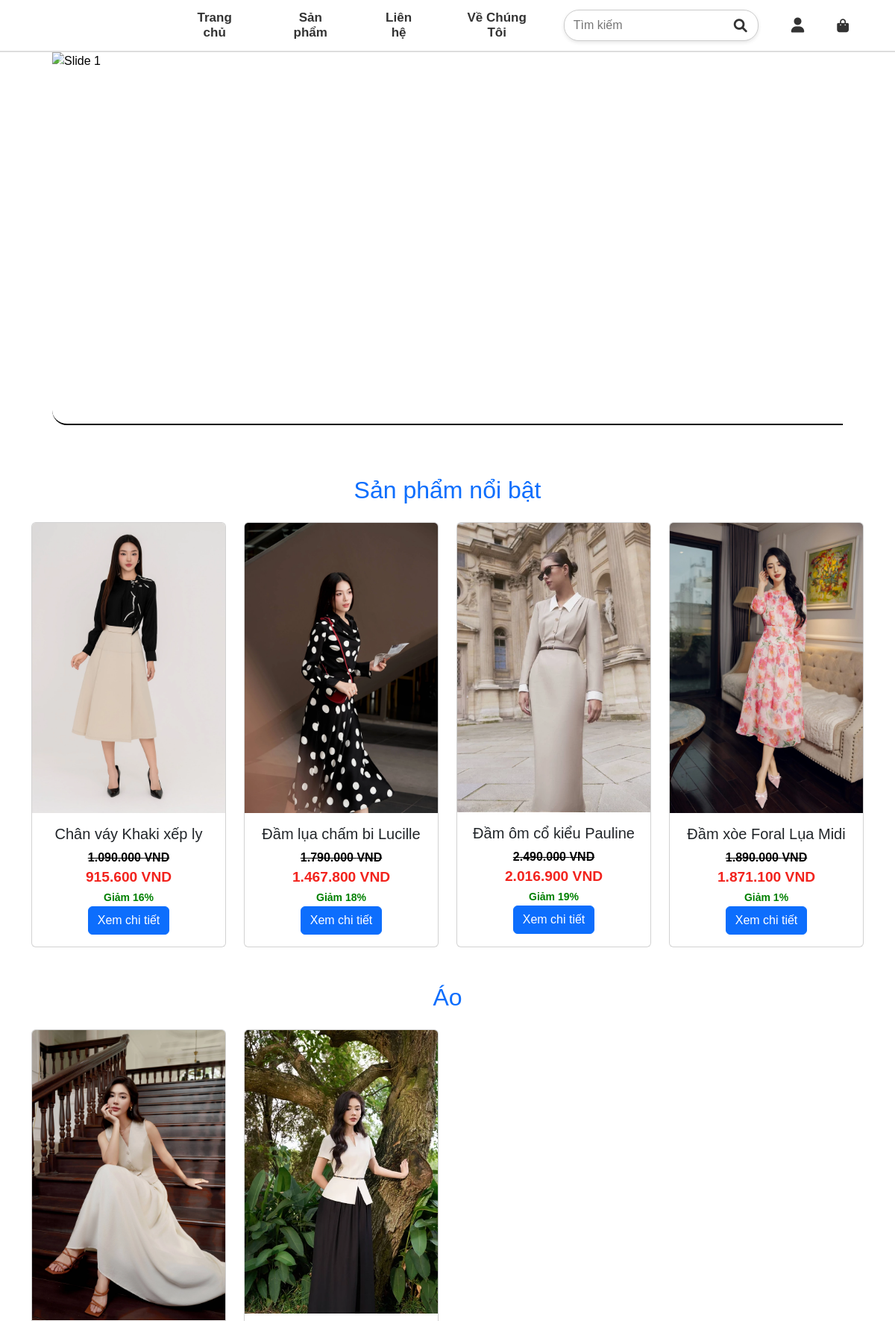
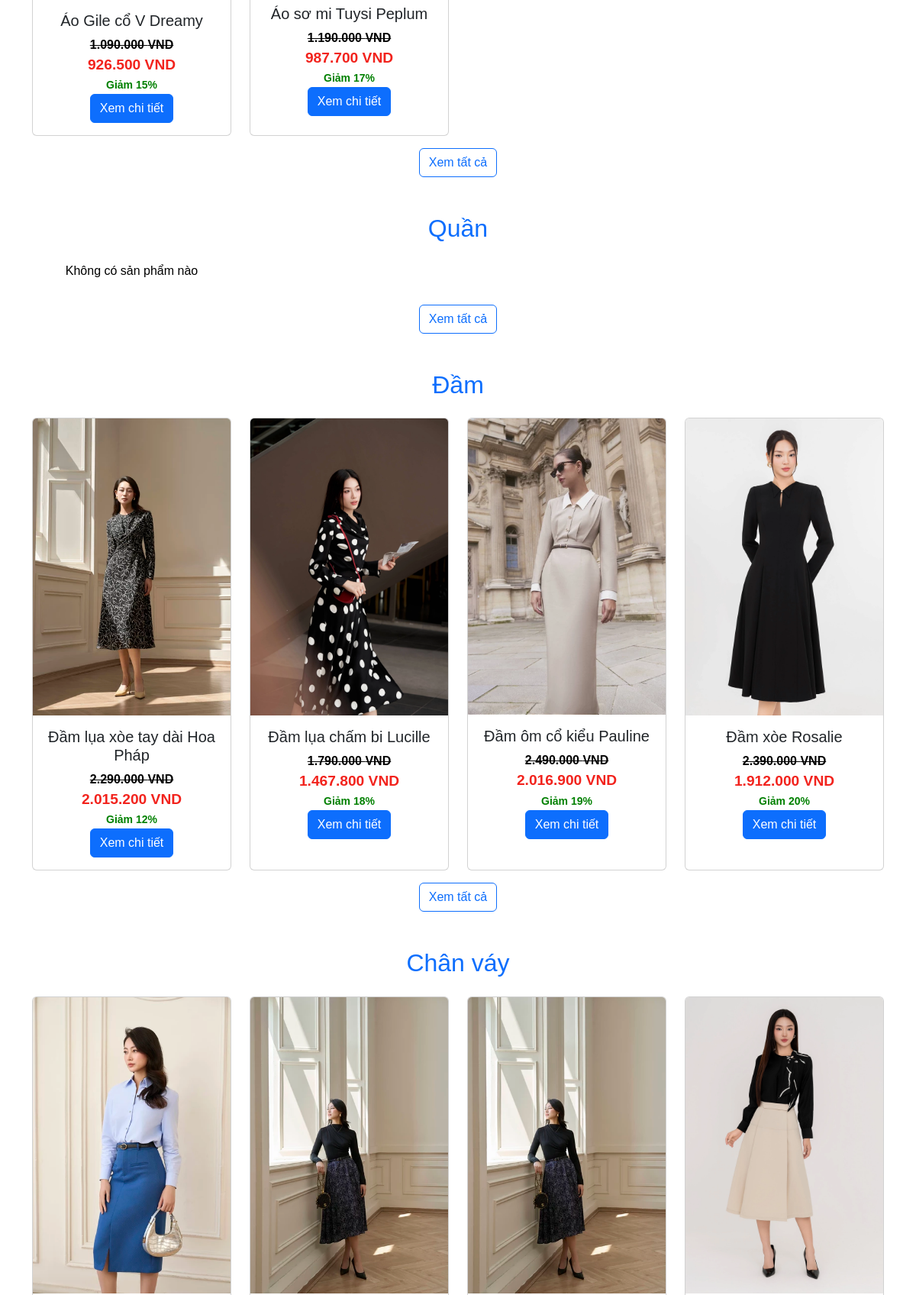
The app's page /khachhang/index.php (upper part) with its own data (2 pictures, top to bottom).
### tables this page shows
CREATE TABLE `products` (
  `product_id` int(11) NOT NULL,
  `product_name` varchar(255) NOT NULL,
  `product_description` text DEFAULT NULL,
  `product_price` decimal(10,2) NOT NULL,
  `product_sale` int(11) NOT NULL,
  `product_quantity` int(11) NOT NULL,
  `product_image` varchar(255) DEFAULT NULL,
  `brand_id` int(11) DEFAULT NULL,
  `created_at` timestamp NOT NULL DEFAULT current_timestamp(),
  `updated_at` timestamp NOT NULL DEFAULT current_timestamp() ON UPDATE current_timestamp(),
  `product_color_image` varchar(255) DEFAULT NULL,
  `product_color_name` varchar(255) DEFAULT NULL,
  `remarkable` tinyint(1) DEFAULT 0,
  `price_sale` decimal(10,2) GENERATED ALWAYS AS (`product_price` - `product_price` * `product_sale` / 100) STORED
);

CREATE TABLE `brands` (
  `brand_id` int(11) NOT NULL,
  `brand_name` varchar(255) NOT NULL
);

### database/database.php (called while the page is built, shortened)
<?php
class Database {
    private $host = "localhost";
    private $user = "root";
    private $pass = "";
    private $dbname = "clothing_store";
    public function connect() {
        $this->conn = new mysqli($this->host, $this->user, $this->pass, $this->dbname);
    }
}
?>

### khachhang/index.php (the view, shortened to what this page needs)
<?php
include 'header.php';
$db = new Database();
?>
<!DOCTYPE html>
<html>
<head>
    <link href="https://cdn.jsdelivr.net/npm/bootstrap@5.3.0-alpha3/dist/css/bootstrap.min.css" rel="stylesheet">
</head>
<body>
    <section id="slider" class="mb-5">
        <div id="carouselExample" class="carousel slide" data-bs-ride="carousel">
            <div class="carousel-indicators">
                <button type="button" data-bs-target="#carouselExample" data-bs-slide-to="0" class="active" aria-current="true" aria-label="Slide 1"></button>
                <button type="button" data-bs-target="#carouselExample" data-bs-slide-to="1" aria-label="Slide 2"></button>
                <button type="button" data-bs-target="#carouselExample" data-bs-slide-to="2" aria-label="Slide 3"></button>
            </div>
            <div class="carousel-inner">
                <div class="carousel-item active">
                    <img src="../../img/slide1.webp" class="d-block w-100" alt="Slide 1">
                </div>
            </div>
            <button class="carousel-control-prev" type="button" data-bs-target="#carouselExample" data-bs-slide="prev">
                <span class="carousel-control-prev-icon" aria-hidden="true"></span>
            </button>
            <button class="carousel-control-next" type="button" data-bs-target="#carouselExample" data-bs-slide="next">
                <span class="carousel-control-next-icon" aria-hidden="true"></span>
            </button>
        </div>
    </section>
    <div class="container">
        <section id="product-slider" class="mb-5">
            <h2 class="text-center text-primary mb-4">Sản phẩm nổi bật</h2>
            <div class="row row-cols-1 row-cols-md-4 g-4">
                <?php
                $query_products = "SELECT * FROM products WHERE remarkable = 1";
                $result_products = $db->conn->query($query_products);
                if ($result_products->num_rows > 0) {
                    while ($row_product = $result_products->fetch_assoc()) {
                ?>
                        <div class="col">
                            <div class="card h-100">
                                <img src="../uploads/<?php echo htmlspecialchars($row_product['product_image']); ?>" class="card-img-top" alt="Product Image">
                                <div class="card-body text-center">
                                    <h5 class="card-title"><?php echo htmlspecialchars($row_product['product_name']); ?></h5>
                                    <span style="text-decoration: line-through; color: black; font-weight: bold;">
                                        <?php echo number_format($row_product['product_price'], 0, ',', '.') . ' VND'; ?>
                                    </span><br>
                                    <span style="font-weight: bold; font-size: 1.2em; color: #f2231d;">
                                        <?php echo number_format($row_product['price_sale'], 0, ',', '.') . ' VND'; ?>
                                    </span>
                                    <br>
                                    <small style="color: green; font-weight: bold;">
                                        Giảm <?php echo $row_product['product_sale']; ?>%
                                    </small>
                                    <br>
                                    <a href="product.php?product_id=<?php echo $row_product['product_id']; ?>" class="btn btn-primary">Xem chi tiết</a>
                                </div>
                            </div>
                        </div>
                <?php
                    }
                }
                ?>
            </div>
        </section>
        <?php
        $query_brands = "SELECT * FROM brands";
        $result_brands = $db->conn->query($query_brands);
        if ($result_brands->num_rows > 0) {
            while ($row_brand = $result_brands->fetch_assoc()) {
        ?>
                <section id="product-slider" class="mb-5">
                    <h2 class="text-center text-primary mb-4"><?php echo htmlspecialchars($row_brand['brand_name']); ?></h2>
                    <div class="row row-cols-1 row-cols-md-4 g-4">
                        <?php
                        $query_products = "SELECT * FROM products WHERE brand_id = ? LIMIT 4";
                        $stmt = $db->conn->prepare($query_products);
                        $stmt->bind_param("i", $row_brand['brand_id']);
                        $stmt->execute();
                        $result_products = $stmt->get_result();
                        if ($result_products->num_rows > 0) {
                            while ($row_product = $result_products->fetch_assoc()) {
                        ?>
                                <div class="col">
                                    <div class="card h-100">
                                        <img src="../uploads/<?php echo htmlspecialchars($row_product['product_image']); ?>" class="card-img-top" alt="Product Image">
                                        <div class="card-body text-center">
                                    <h5 class="card-title"><?php echo htmlspecialchars($row_product['product_name']); ?></h5>
                                    <span style="text-decoration: line-through; color: black; font-weight: bold;">
                                        <?php echo number_format($row_product['product_price'], 0, ',', '.') . ' VND'; ?>
                                    </span><br>
                                    <span style="font-weight: bold; font-size: 1.2em; color: #f2231d;">
                                        <?php echo number_format($row_product['price_sale'], 0, ',', '.') . ' VND'; ?>
                                    </span>
                                    <br>
                                    <small style="color: green; font-weight: bold;">
                                        Giảm <?php echo $row_product['product_sale']; ?>%
                                    </small>
                                    <br>
                                    <a href="product.php?product_id=<?php echo $row_product['product_id']; ?>" class="btn btn-primary">Xem chi tiết</a>
                                </div>
                                    </div>
                                </div>
                        <?php
                            }
                        } else {
                            echo "<p class='text-center'>Không có sản phẩm nào</p>";
                        }
                        ?>
                    </div>
                    <div class="text-center mt-3">
                        <a href="products_by_brand.php?brand_id=<?php echo $row_brand['brand_id']; ?>" class="btn btn-outline-primary">Xem tất cả</a>
                    </div>
                </section>
        <?php
            }
        }
        ?>
    </div>
</body>
</html><?php include 'footer.php'; ?>

### styles1.css (style rules this page uses)
* { margin: 0; padding: 0; box-sizing: border-box; font-family: Arial, Helvetica, sans-serif; }
body { padding-top: 70px; }
a { text-decoration: none; color: black; }
#slider { border-radius: 0 20px 0 20px; padding-bottom: 30px; border-bottom: 2px solid #000; overflow: hidden; margin-left: 70px; margin-right: 70px; height: 500px; position: relative; }
.row { display: flex; flex-wrap: wrap; }
.container { width: 100%; margin: 0 auto; padding: 20px; }
.container { width: 90%; max-width: 1200px; margin: 0 auto; }

### styles_admin.css (style rules this page uses)
* { margin: 0; padding: 0; box-sizing: border-box; color: black; outline: none; }
a { text-decoration: none; }

### khachhang/index.php (style rules this page uses)
.carousel-control-prev, .carousel-control-next { width: 30px; }
a { text-decoration: none; }

### records on screen
products: product_image (picture), product_name "Chân váy Khaki xếp ly", product_price "1.090.000", price_sale "915.600", product_sale "16"
products: product_image (picture), product_name "Đầm lụa chấm bi Lucille", product_price "1.790.000", price_sale "1.467.800", product_sale "18"
products: product_image (picture), product_name "Đầm ôm cổ kiểu Pauline", product_price "2.490.000", price_sale "2.016.900", product_sale "19"
products: product_image (picture), product_name "Đầm xòe Foral Lụa Midi", product_price "1.890.000", price_sale "1.871.100", product_sale "1"
brands: brand_name "Áo"
products: product_image (picture), product_name "Áo Gile cổ V Dreamy", product_price "1.090.000", price_sale "926.500", product_sale "15"
products: product_image (picture), product_name "Áo sơ mi Tuysi Peplum", product_price "1.190.000", price_sale "987.700", product_sale "17"
brands: brand_name "Quần", shows "Không có sản phẩm nào"
brands: brand_name "Đầm"
products: product_image (picture), product_name "Đầm lụa xòe tay dài Hoa Pháp", product_price "2.290.000", price_sale "2.015.200", product_sale "12"
products: product_image (picture), product_name "Đầm xòe Rosalie", product_price "2.390.000", price_sale "1.912.000", product_sale "20"
brands: brand_name "Chân váy"
products: product_image (picture)
products: product_image (picture)
products: product_image (picture)
